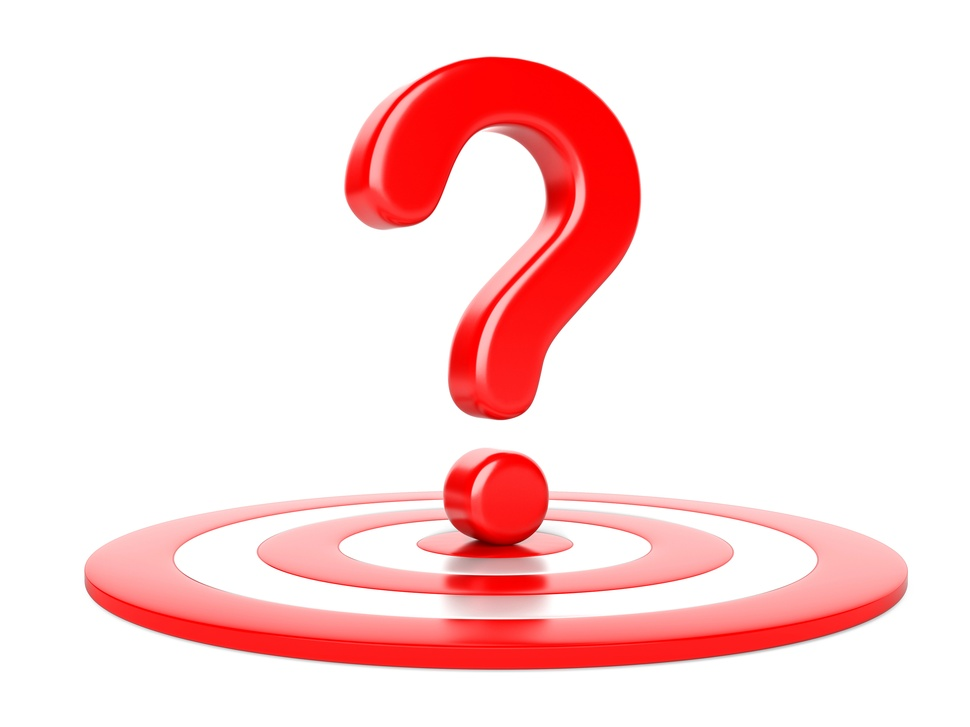
#> input picture home-manager/assets/RANDOM_IMG.JPG, 970 x 727 px, shrunk from 2800 x 2100 before the run
$ python image-theme.py ../assets/RANDOM_IMG.JPG 100
#> lines starting #> are read from the running program, lines starting #| are printed output that depends on the picture
#!/usr/bin/env python

import sys
from pathlib import Path

import cv2
import numpy as np


argv = sys.argv
argc = len(argv)

if argc == 1:
    sys.exit(1)

IMG_PATH = Path(argv[1])
THRESHOLD = int(argv[2]) if argc == 3 else 127.5

img = cv2.imread(IMG_PATH)
#> img is the input picture: shape (727, 970, 3); mean B, G, R 221.5, 221.5, 253.6
lab = cv2.cvtColor(img, cv2.COLOR_BGR2LAB)  # ty: ignore[no-matching-overload]
#> lab: shape (727, 970, 3); mean of channels 0, 1, 2 236.2, 139.1, 135.5

l_channel, _, _ = cv2.split(lab)
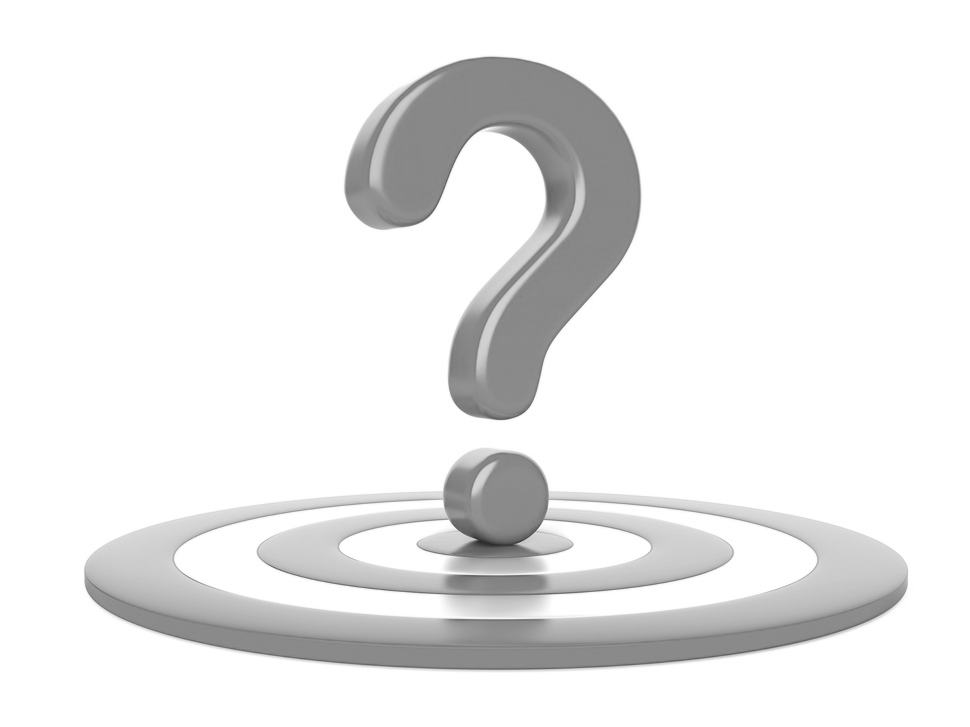
#> l_channel: shape (727, 970); min 44, max 255, mean 236.2
brightness = np.mean(l_channel)
#> brightness = 236.2

print("light" if brightness > THRESHOLD else "dark")
#| light
